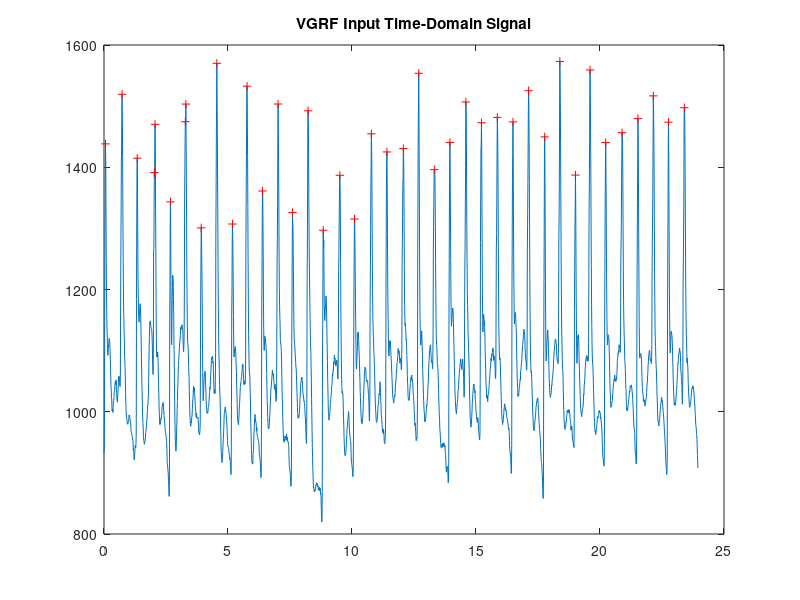

MATLAB code for this plot: (Note: this script raises an error after producing the figure.)
load('VGRFdata_assignment4.mat');
load('hd_VGRF_IIR.mat');

%Input Time-Domain Waveform Plot
n = 0:(length(VGRF)-1);
t = n/Fs;
[xpks, xlocs] = findpeaks(VGRF, 'MinPeakHeight', 1290);
figure
plot(t,VGRF)
hold on;
plot(t(xlocs), xpks, 'r+')
title('VGRF Input Time-Domain Signal');

%Magnitude and Phase spectra of the Input Waveform
[M,ph,f] = fourier_dt(VGRF,Fs,'half');
figure('Name', 'Magnitude and Phase Spectra of VGRF Input', 'NumberTitle', 'off');
subplot(2,1,1);
plot(f, M)
ylim([0 30]);
ylabel('|X(f)| (mV)');
title('Magnitude Spectra of VGRF Input');
subplot(2,1,2);
plot(f,ph)
ylabel('\angleX(f)')
title('Phase Spectra of VGRF Input');
xlabel('f (Hz)');

%Output Time-Domain with Filter against Input Time-Domain
y = filter(Hd_VGRF_IIR,VGRF);
figure
plot(t,VGRF)
title('VGRF Input and VGRF IIR Filter Output Time-Domain Signal Comparison');
hold on
plot(t,y)
shg

%Magnitude and Phase spectra of Output Waveform
[My,phy,fy] = fourier_dt(y,Fs,'half');
figure('Name', 'Magnitude and Phase Spectra of VGRF Input and IIR Filter Output Comparison', 'NumberTitle', 'off');
subplot(2,1,1);
plot(f, M)
ylabel('|X(f)| (mV)');
ylim([0 30]);
title('Magnitude Spectra of VGRF Input and IIR Filter Output Comparison');
hold on
plot(fy,My)
shg
subplot(2,1,2);
plot(f,ph)
ylabel('\angleX(f)');
title('Phase Spectra of VGRF Input and IIR Filter Output Comparison');
xlabel('f (Hz)');
hold on
plot(fy,phy)
shg

